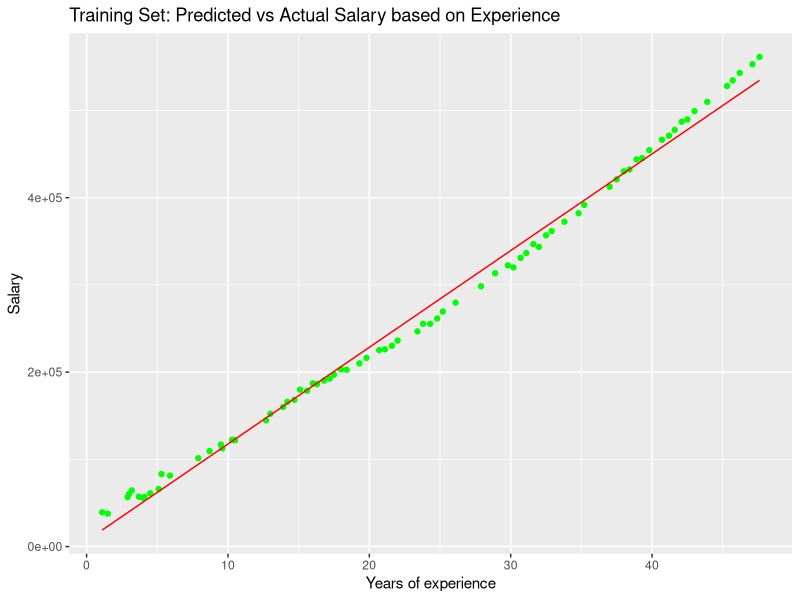
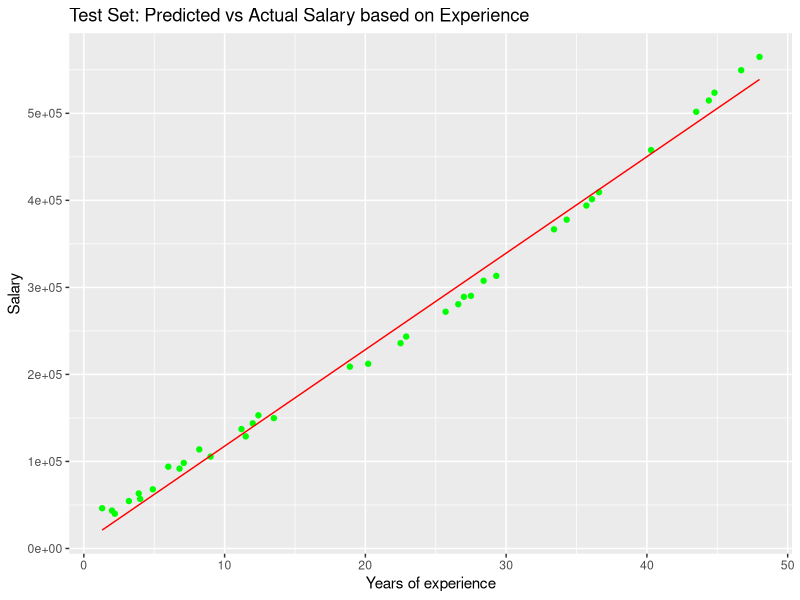

Write R code to recreate these figures, in order.
# Load necessary libraries
library(readr)
library(caTools)
library(ggplot2)

# Read the dataset from the CSV file
dataset <- read.csv('Salary_Data.csv')

# Set seed for reproducibility
set.seed(123)

# Split the dataset into training and test sets
split <- caTools::sample.split(dataset$Salary, SplitRatio = 2/3)
training_set <- subset(dataset, split == TRUE)
test_set <- subset(dataset, split == FALSE)

# Create a linear regression model using the training set
regressor <- lm(Salary ~ YearsExperience, data = training_set)

# Make predictions on the test set using the trained model
y_pred <- predict(regressor, newdata = test_set)

# Function to plot Salary vs Experience
plot_salary_experience <- function(data, title) {
  ggplot(data, aes(x = YearsExperience, y = Salary)) +
    geom_point(color = 'green') +
    geom_line(aes(y = predict(regressor, newdata = data)), color = 'red') +
    ggtitle(title) +
    xlab('Years of experience') +
    ylab('Salary')
}

# Plotting Salary vs Experience for the training set
plot_salary_experience(training_set, 'Training Set: Predicted vs Actual Salary based on Experience')

# Plotting Salary vs Experience for the test set
plot_salary_experience(test_set, 'Test Set: Predicted vs Actual Salary based on Experience')
